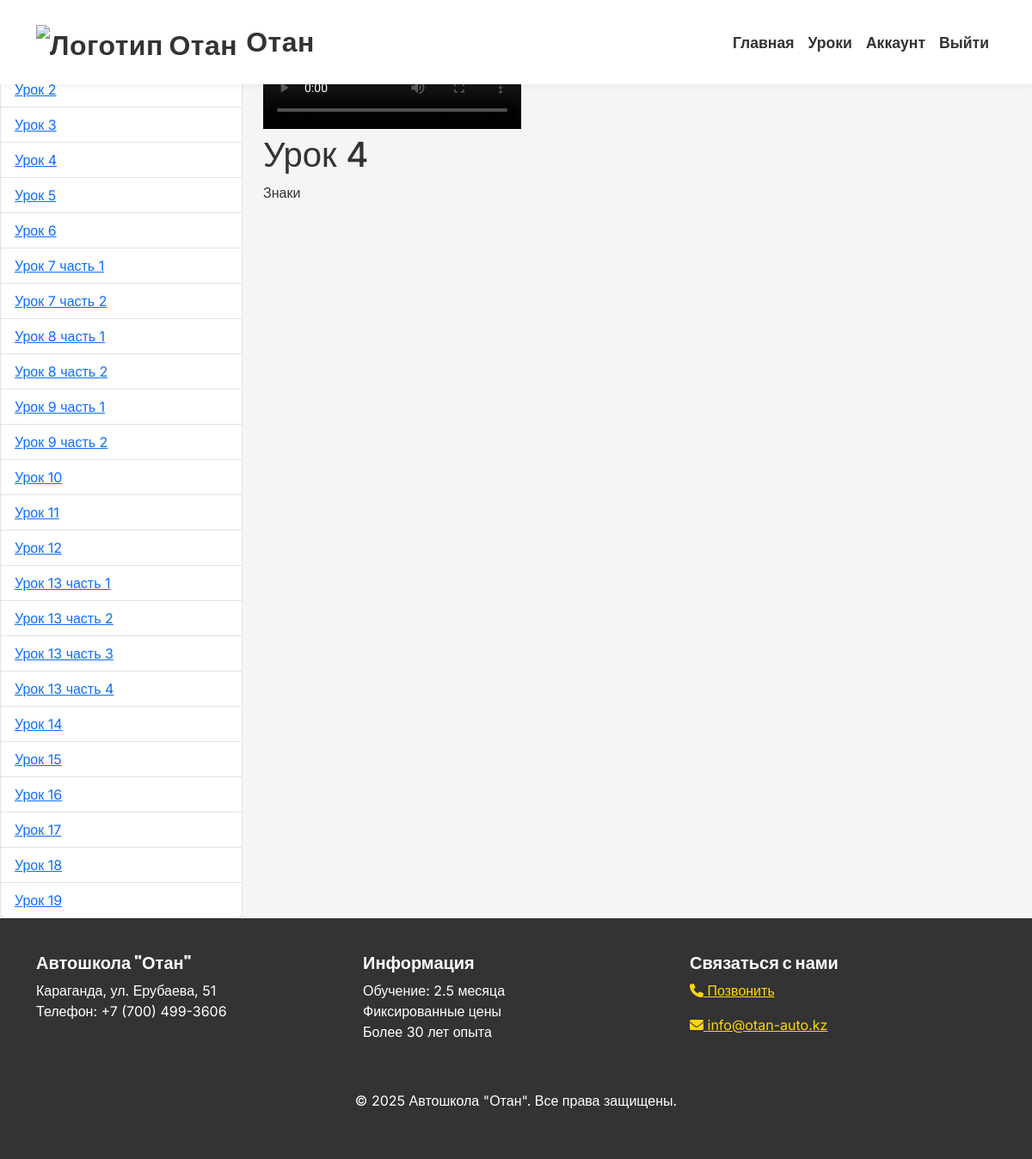
Screenshot of /lessons/4/ (signed in) with the database file from the repository.
### lessons/models.py (models this page shows, shortened)
class Lesson(models.Model):
    title = models.CharField(max_length=200)
    description = models.TextField()
    video_file = models.FileField(upload_to='videos/', null=True, blank=True)

### accounts/decorators.py (the view)
    def wrapper(request, *args, **kwargs):
        if request.user.is_authenticated and request.user.profile.days_since_registration >= 76:
            return redirect(reverse('account'))
        return view_func(request, *args, **kwargs)

### accounts/models.py (called while the page is built)
    @classmethod
    def get_last_update(cls):
        obj, created = cls.objects.get_or_create(id=1, defaults={'last_update_date': timezone.now()})
        return obj

### lessons/views.py (called while the page is built)
@login_required
@not_blocked
def lesson_detail(request, lesson_id):
    lesson = get_object_or_404(Lesson, id=lesson_id)
    lessons = Lesson.objects.all()
    return render(request, 'lessons/lesson_detail.html', {'lesson': lesson, 'lessons': lessons})

### templates/lessons/lesson_detail.html (shortened to what this page needs)
{% extends 'base.html' %}
{% block content %}
<div class="row">
    <div class="col-md-3">
        <h3>Уроки</h3>
        <ul class="list-group">
            {% for lesson in lessons %}
            <li class="list-group-item {% if lesson.id == lesson_detail.id %}active{% endif %}">
                <a href="{% url 'lesson_detail' lesson.id %}">{{ lesson.title }}</a>
            </li>
            {% endfor %}
        </ul>
    </div>
    <div class="col-md-9">
        <h1>{{ lesson.title }}</h1>
        <p>{{ lesson.description }}</p>
    </div>
</div>
{% endblock %}

### templates/base.html (style rules this page uses)
:root { --white: #FFFFFF; --dark-gray: #333333; --yellow: #FFD700; --light-gray: #F5F5F5; }
body { font-family: 'Inter', sans-serif; background-color: var(--light-gray); color: var(--dark-gray); margin: 0; min-height: 100vh; display: flex; flex-direction: column; }

### rows the page displays
Lesson: title "Урок 2"
Lesson: title "Урок 3"
Lesson: title "Урок 4", description "Знаки"
Lesson: title "Урок 5"
Lesson: title "Урок 6"
Lesson: title "Урок 7 часть 1"
Lesson: title "Урок 7 часть 2"
Lesson: title "Урок 8 часть 1"
Lesson: title "Урок 8 часть 2"
Lesson: title "Урок 9 часть 1"
Lesson: title "Урок 9 часть 2"
Lesson: title "Урок 10"
Lesson: title "Урок 11"
Lesson: title "Урок 12"
Lesson: title "Урок 13 часть 1"
Lesson: title "Урок 13 часть 2"
Lesson: title "Урок 13 часть 3"
Lesson: title "Урок 13 часть 4"
Lesson: title "Урок 14"
Lesson: title "Урок 15"
Lesson: title "Урок 16"
Lesson: title "Урок 17"
Lesson: title "Урок 18"
Lesson: title "Урок 19"
